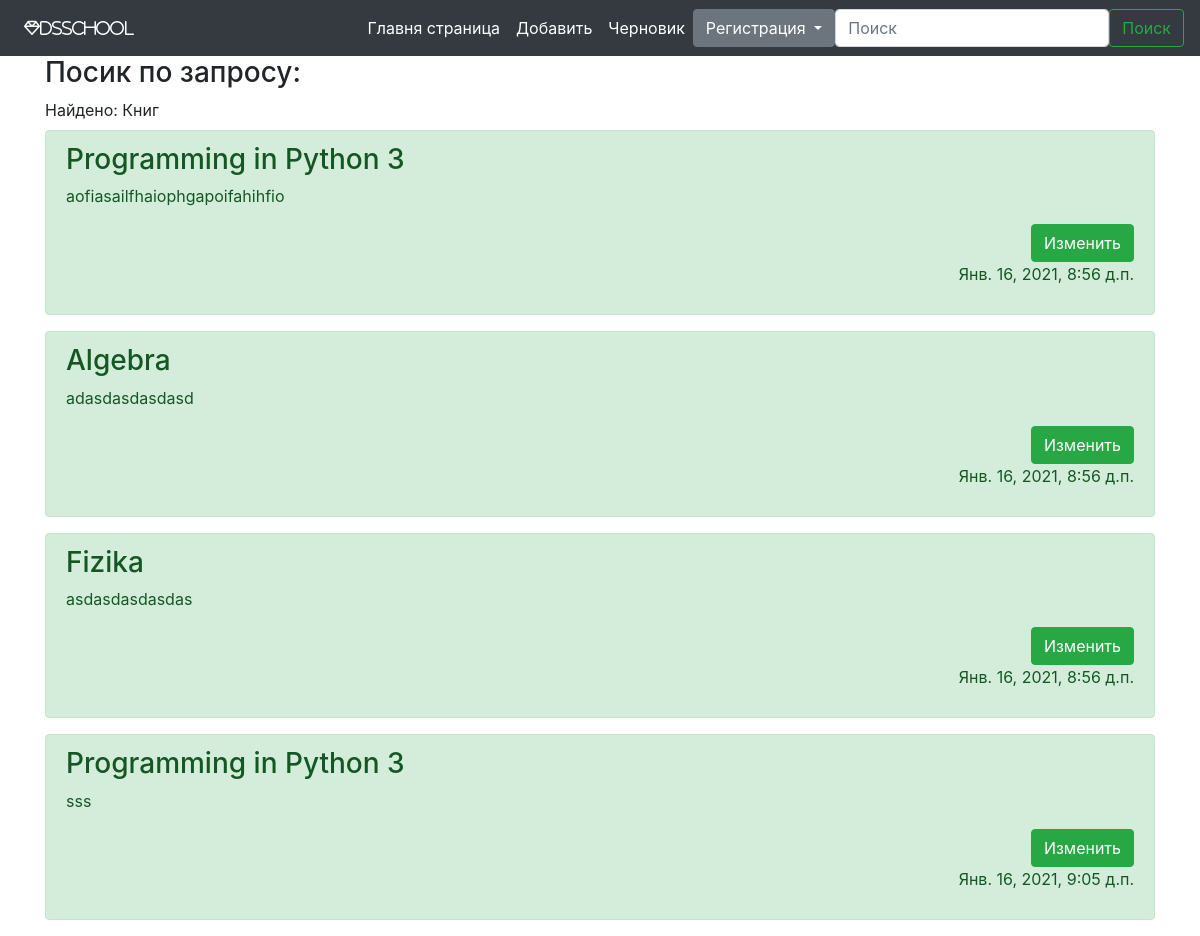
The app's page /search/ (signed in) with its own data.
### post/models.py (models this page shows, shortened)
class Book(models.Model):
    title = models.CharField(max_length=255, verbose_name='Название')
    description = models.CharField(max_length=255, verbose_name='Описание')
    created = models.DateTimeField(auto_now_add=True)
    class Meta:
        verbose_name = 'Книга'
        verbose_name_plural = 'Книги'

### post/views.py (the view, shortened to what this page needs)
# urls.py: path('search/', SearchView.as_view(), name="search"),
class SearchView(TemplateView):
    template_name = 'search.html'
    def get_context_data(self, **kwargs):
        context = super(SearchView, self).get_context_data(**kwargs)
        if self.request.method == 'POST':
            context['search'] = Book.objects.filter(title__icontains=self.request.POST.get('search', ''))
            context['zapros'] = self.request.POST.get('search', '')
            context['count'] = Book.objects.filter(title__icontains=self.request.POST.get('search', '')).count()
        else:
            context['search'] = Book.objects.all()
        return context

### templates/search.html (shortened to what this page needs)
{% extends 'post/base.html' %}
{% block content %}
    {% if user.is_authenticated %}
    <h3>Посик по запросу: {{ zapros }} </h3>
    <span>{% if count == 1 %}Найден: {{ count }} Учебник{% elif count == 0 %}Нет книг по вашему запросу{% else %}Найдено: {{ count }} Книг{% endif %}</span>
    {% for el in search %}
            <div class="alert alert-success mt-2">
                <div class="row">
                    <div class="col-md-12">
                        <h3>{{ el.title }}</h3>
                    </div>
                </div>
                <div class="row">
                    <div class="col-md-12">
                        <p>{{ el.description }}</p>
                        <a href="{% url 'post_update' el.pk %}">
                            <button class="btn btn-success my-2 my-sm-0 float-right">Изменить</button>
                        </a>
                    </div>
                </div>
                <div class="row">
                    <div class="col-md-6"></div>
                    <div class="col-md-6">
                        <p class="float-right">{{ el.created }}</p>
                    </div>
                </div>
            </div>
    {% endfor %}
    {% else %}
        <a href="{% url 'login' %}"><p class="text-center mt-5">Требуется вход в систему</p></a>
    {% endif %}
{% endblock %}

### templates/post/base.html (shortened to what this page needs)
{% load static %}
<!doctype html>
<html lang="ru">
<head>
    <link rel="stylesheet" href="{% static 'main/css/bootstrap.css' %}">
    <link rel="stylesheet" href="{% static 'main/css/main.css' %}">
</head>
<body>
<nav class="navbar navbar-expand-lg navbar-dark bg-dark sticky-top">
    <div class="collapse navbar-collapse" id="navbarSupportedContent">
        <ul class="navbar-nav mr-auto">
            <li class="nav-item active">
                <a href="{% url 'index' %}" class="nav-link"><i class="far fa-gem">DSschool</i></a>
            </li>
        </ul>
        <a class="p-2 text-white" href="{% url 'index' %}">Главня страница</a>
        <a class="p-2 text-white" href="{% url 'add-us' %}">Добавить</a>
        <a class="p-2 text-white" href="{% url 'draft' %}">Черновик</a>
        <div class="dropdown">
            <button class="btn btn-secondary dropdown-toggle" type="button" id="dropdownMenuButton"
                    data-toggle="dropdown" aria-haspopup="true" aria-expanded="false">
                Регистрация
            </button>
        </div>
        <form class="d-flex" method="post" action="{% url 'search' %}">
            <input class="form-control me-2" type="search" placeholder="Поиск" aria-label="Search" name="search">
            <button class="btn btn-outline-success" type="submit">Поиск</button>
        </form>
    </div>
</nav>
<div class="container">
    {% block content %} {% endblock %}
</div>
</body>
</html>

### records on screen
Book: title "Programming in Python 3", description "aofiasailfhaiophgapoifahihfio", created "Янв. 16, 2021, 8:56 д.п."
Book: title "Algebra", description "adasdasdasdasd", created "Янв. 16, 2021, 8:56 д.п."
Book: title "Fizika", description "asdasdasdasdas", created "Янв. 16, 2021, 8:56 д.п."
Book: title "Programming in Python 3", description "sss", created "Янв. 16, 2021, 9:05 д.п."
